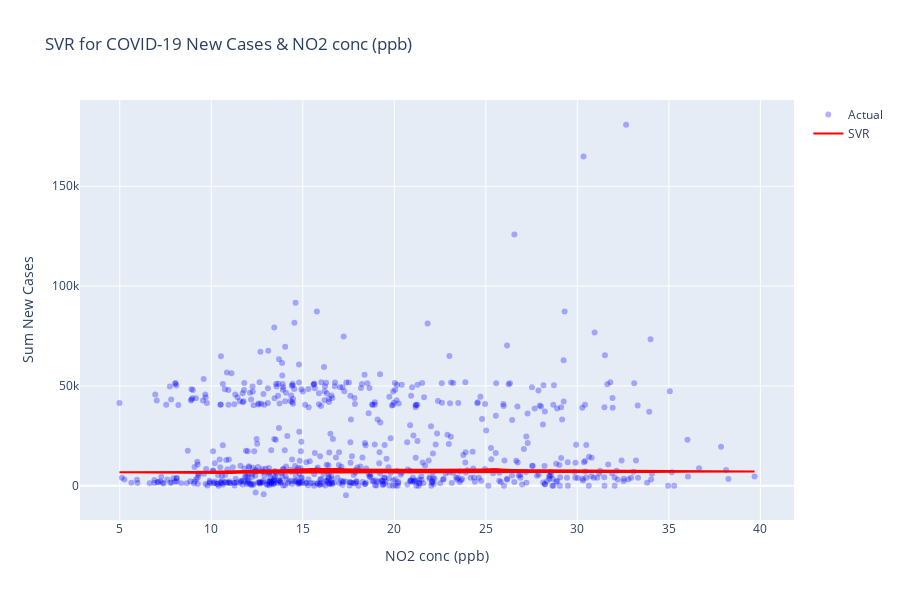

The notebook cell this image was saved under:
### Code cell
## Perform regression modeling via SVR
x = NewData['NO2 conc (ppb)']
x = x.values.reshape(-1, 1)
y = NewData['Sum New Cases']
#--------------------------------------------------------------
# SVR model with hyperparameter optimization
#--------------------------------------------------------------
# Split the data into train and test sets
x_train, x_test, y_train, y_test = train_test_split(x, y, test_size=0.2, random_state=42)

# Create a pipeline with StandardScaler and SVR
pipeline = Pipeline([('scaler', StandardScaler()),
                     ('svr', SVR(kernel='rbf'))])

# Define the parameter grid for hyperparameter optimization
param_grid = {'svr__C': [10000, 1000000, 100],
              'svr__gamma': [10, 1000, 100]}
# param_grid = {'svr__C': [100, 1000, 100],
#               'svr__gamma': [1, 1000, 100]}

# Perform grid search with cross-validation on train data
grid_search = GridSearchCV(pipeline, param_grid)
grid_search.fit(x_train, y_train)

# Predict using best model on test data
best_svr = grid_search.best_estimator_
y_svr_pred_test = best_svr.predict(x_test)

# Calculate R2 and RMSE for SVR model
svr_r2 = r2_score(y_test, y_svr_pred_test)
svr_rmse = np.sqrt(mean_squared_error(y_test, y_svr_pred_test))

print("Model Evaluation")
print("\nSupport Vector Regression: RMSE=%.2f, R2=%.2f" % (svr_rmse, svr_r2))
print("Hyperparameters:", best_svr, "\n")

# Plot the model
import plotly.graph_objects as go

xtt = NewData['NO2 conc (ppb)']#df_chatter['date'].dt.strftime('%Y-%m-%d')
scatter_actual = go.Scatter(x=xtt, y=y, mode='markers', name='Actual', marker=dict(color='blue', opacity=0.3))

# line_regression = go.Scatter(x=xtt, y=y_linear_pred, mode='lines', name='LR', line=dict(color='red', dash='dash'))

y_svr_pred = best_svr.predict(x) # Plot on all data
line_svr = go.Scatter(x=xtt, y=y_svr_pred, mode='lines', name='SVR', line=dict(color='red'))

data = [scatter_actual, line_svr]

layout = go.Layout(xaxis=dict(title='NO2 conc (ppb)'),
                   yaxis=dict(title='Sum New Cases'),
                   title='SVR for COVID-19 New Cases & NO2 conc (ppb)',
                   showlegend=True,
                   height=600)

fig = go.Figure(data=data, layout=layout)
fig.show()

### Figure 1 — Plotly figure (JSON) as saved in the notebook; plotly's stock layout.template omitted (floating-point values rounded to 4 significant figures; data arrays with more than 128 entries replaced by an {"elided": "..."} marker saying what was removed)
{"data": [{"marker": {"color": "blue", "opacity": 0.3}, "mode": "markers", "name": "Actual", "type": "scatter", "x": {"elided": "713 float values"}, "y": {"elided": "713 float values"}}, {"line": {"color": "red"}, "mode": "lines", "name": "SVR", "type": "scatter", "x": {"elided": "713 float values"}, "y": {"elided": "713 float values"}}], "layout": {"height": 600, "showlegend": true, "title": {"text": "SVR for COVID-19 New Cases & NO2 conc (ppb)"}, "xaxis": {"title": {"text": "NO2 conc (ppb)"}}, "yaxis": {"title": {"text": "Sum New Cases"}}}}
